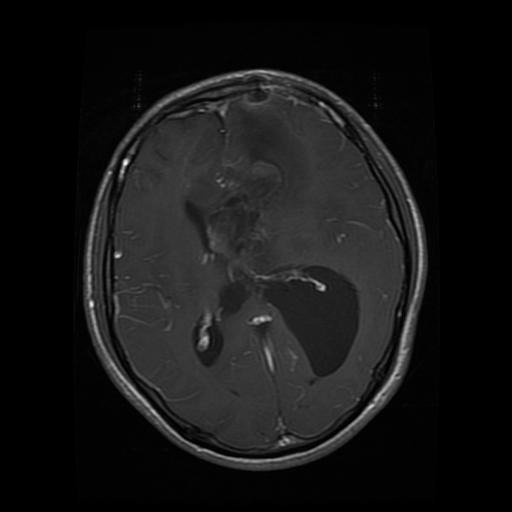
#> input picture Training/glioma/Tr-gl_0072.jpg, 512 x 512 px, found by its file name; its folder holds only this picture in this run
$ jupyter execute --allow-errors Preprocessing.ipynb
#> lines starting #> are read from the running program, lines starting #| are printed output that depends on the picture; after the words box and inside, x2 and y2 are one past the last pixel; in counts of white or black regions, pixels touching at a corner belong together
#> further down, image is the input picture: shape (512, 512, 3); min 0, max 253, mean 22.1
[cell 1]
import os
import cv2
from tqdm import tqdm
import imutils

def crop_img(img):
    gray = cv2.cvtColor(img, cv2.COLOR_BGR2GRAY)
    gray = cv2.GaussianBlur(gray, (3, 3), 0)

    thresh = cv2.threshold(gray, 45, 255, cv2.THRESH_BINARY)[1]
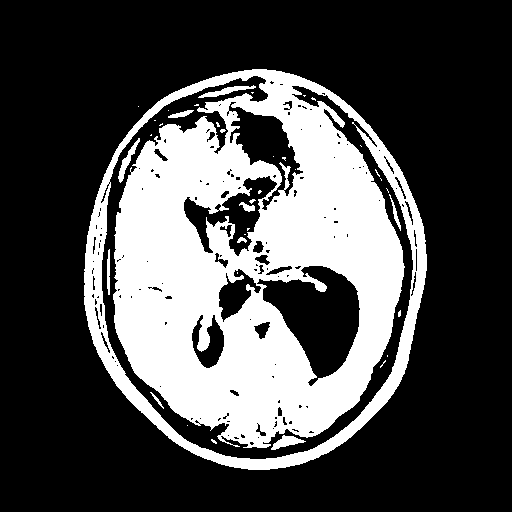
#> thresh: shape (512, 512); 29.9% white; 38 white regions (28 under 20 px), largest, box (x1, y1, x2, y2) and area: (84, 69, 427, 470) 76960, (198, 85, 256, 98) 250, (271, 435, 306, 450) 244
    thresh = cv2.erode(thresh, None, iterations=2)
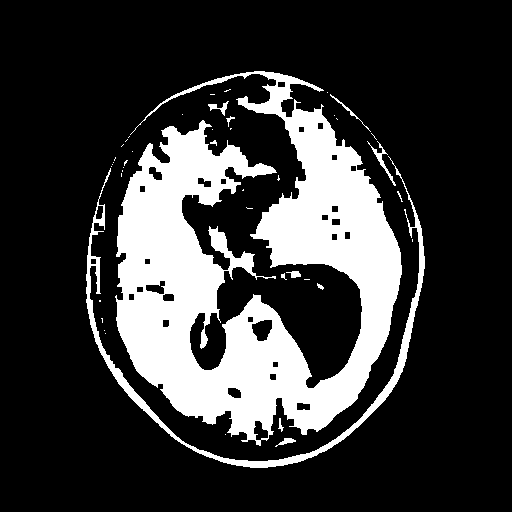
#> thresh: shape (512, 512); 22% white; 44 white regions (32 under 20 px), largest, box (x1, y1, x2, y2) and area: (115, 71, 402, 446) 52503, (86, 156, 425, 468) 4321, (367, 141, 396, 186) 187
    thresh = cv2.dilate(thresh, None, iterations=2)
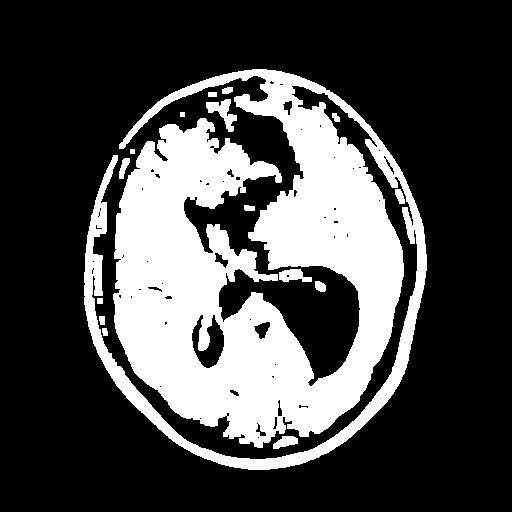
#> thresh: shape (512, 512); 28.5% white; 16 white regions

    cnts = cv2.findContours(thresh.copy(), cv2.RETR_EXTERNAL, cv2.CHAIN_APPROX_SIMPLE)
#> cnts = 16 contours, 2 with area under 20; largest, box (x1, y1, x2, y2) and area: (84, 69, 427, 470) 72238, (206, 99, 237, 132) 369, (279, 269, 312, 282) 254, (273, 436, 298, 449) 180, (119, 158, 130, 179) 104
    cnts = imutils.grab_contours(cnts)

    if len(cnts) == 0:
        return cv2.resize(img, (256, 256))

    c = max(cnts, key=cv2.contourArea)
#> c = contour of 2214 points, box (x1, y1, x2, y2) (84, 69, 427, 470), area 72238
    extLeft = tuple(c[c[:, :, 0].argmin()][0])
#> extLeft = (84, 272)
    extRight = tuple(c[c[:, :, 0].argmax()][0])
#> extRight = (426, 270)
    extTop = tuple(c[c[:, :, 1].argmin()][0])
#> extTop = (252, 69)
    extBot = tuple(c[c[:, :, 1].argmax()][0])
#> extBot = (248, 469)

    new_img = img[extTop[1]:extBot[1], extLeft[0]:extRight[0]].copy()
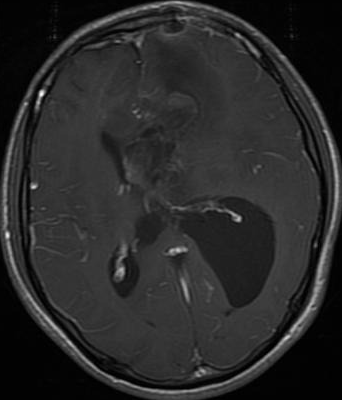
#> new_img: shape (400, 342, 3); min 0, max 253, mean 41.5
#> `resized = cv2.resize(cropped, (IMG_SIZE, IMG_SIZE))`:
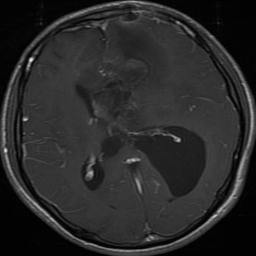
#> resized: shape (256, 256, 3); min 0, max 237, mean 41.4
#> pass 2 of the loop `for class_name in tqdm(os.listdir(training_path), desc="Processing Tra..`:
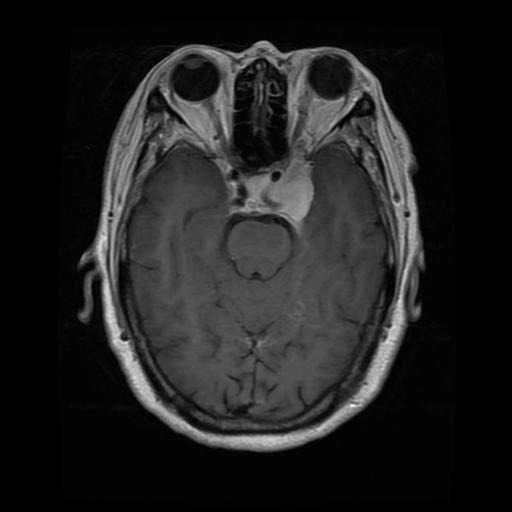
#> input picture Training/meningioma/Tr-me_0013.jpg, 512 x 512 px, found by its file name
#> image is the input picture: shape (512, 512, 3); min 0, max 255, mean 32.6
#> in crop_img (call 2), `thresh = cv2.dilate(thresh, None, iterations=2)`:
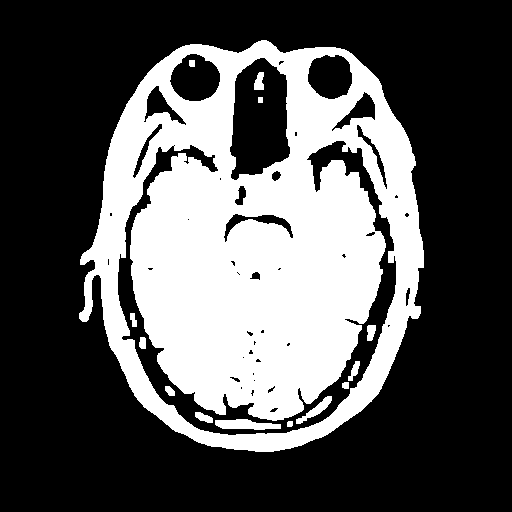
#> thresh: shape (512, 512); 33.8% white; 14 white regions
#> cnts = 1 contour; box (x1, y1, x2, y2) and area: (79, 40, 424, 452) 110078
#> c = contour of 600 points, box (x1, y1, x2, y2) (79, 40, 424, 452), area 110078
#> extLeft = (79, 313)
#> extRight = (423, 267)
#> extTop = (261, 40)
#> extBot = (255, 451)
#> new_img: shape (411, 344, 3)
#> `resized = cv2.resize(cropped, (IMG_SIZE, IMG_SIZE))`:
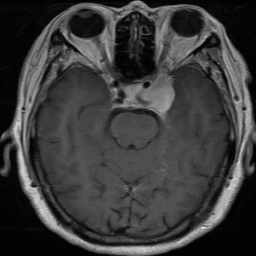
#> resized: shape (256, 256, 3); min 0, max 242, mean 59.3
    return new_img

#> (the rest of this cell did not finish here and is left out)
